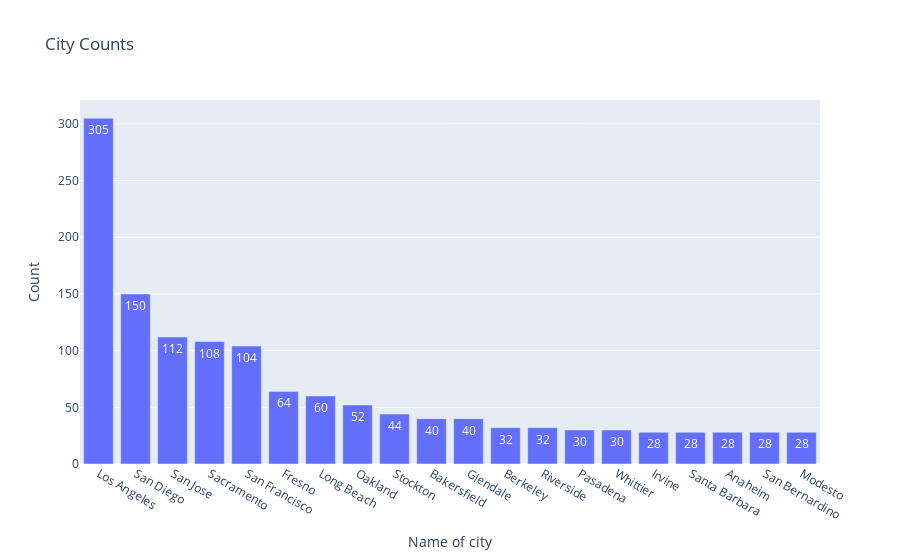
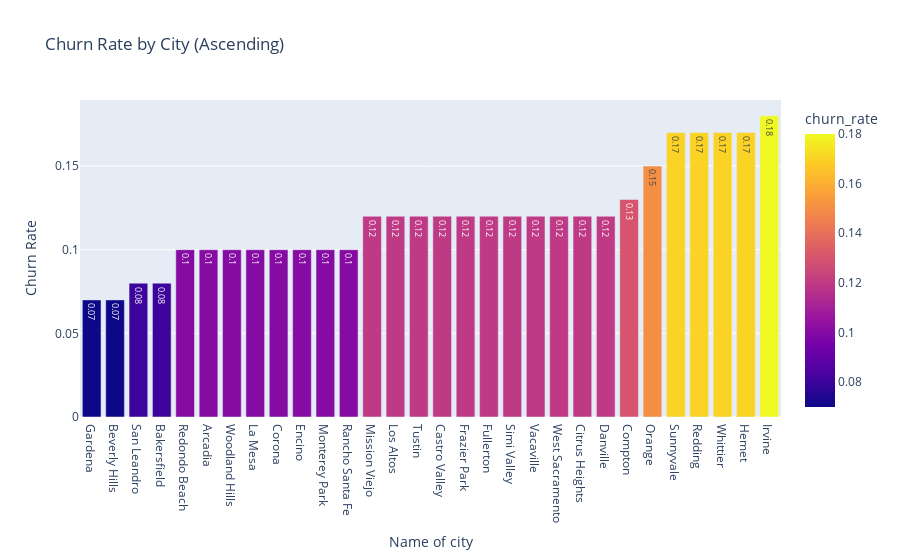
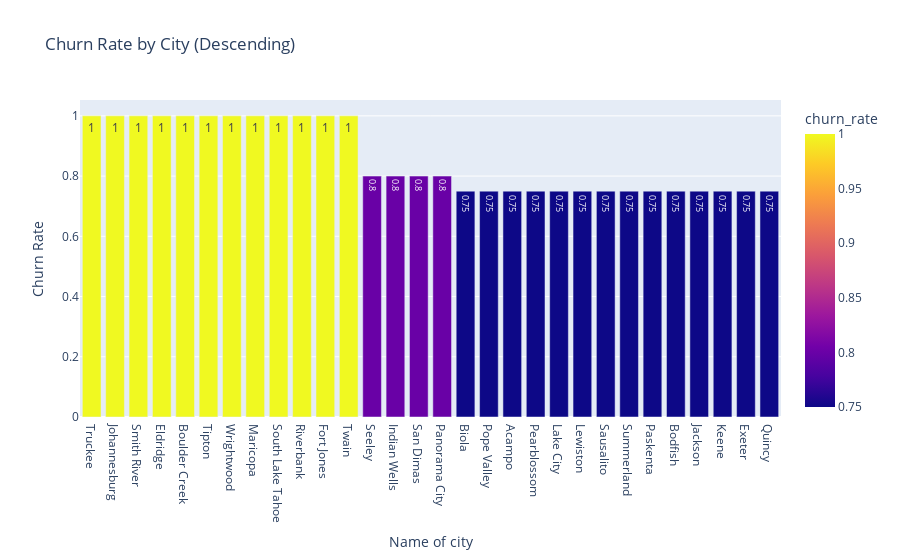
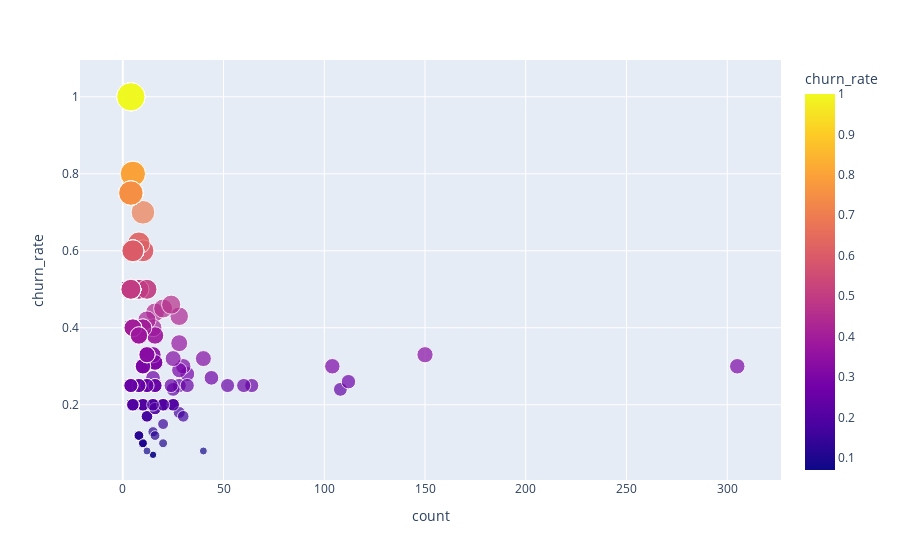

Notebook code cell kept with these figures, in order:
### Markdown cell above
Grouping Data by 'City' and 'Churn Label', Calculating Churn Rate

### Code cell
# Group by 'City' and 'Churn Label' and count the occurrences
grouped = df.groupby(['City', 'Churn Label'])['CustomerID'].count()
total_counts = grouped.groupby('City').transform('sum')
churn_rate = round(grouped / total_counts, 2)
City_ChurnLabel = pd.DataFrame({'churn_rate': churn_rate}).reset_index()

# Create a DataFrame with the total count per city
city_counts = df.groupby('City')['CustomerID'].count().reset_index()
city_counts.rename(columns={'CustomerID': 'count'}, inplace=True)

# Merge the City_ChurnLabel and city_counts DataFrames
City_ChurnLabel = City_ChurnLabel.merge(city_counts, on='City')

# Filter out the rows where 'Churn Label' is 'Yes'
City_ChurnLabel = City_ChurnLabel[City_ChurnLabel['Churn Label'] == 'Yes']

# Sort dataframe by count and churn rate
City_ChurnLabel_count_sorted = City_ChurnLabel.sort_values(by='count', ascending=False)
City_ChurnLabel_churn_rate_asc = City_ChurnLabel.sort_values(by='churn_rate', ascending=True).head(30)
City_ChurnLabel_churn_rate_desc = City_ChurnLabel.sort_values(by='churn_rate', ascending=False).head(30)

# Create a bar plot showing the count of churn by city
fig_count = px.bar(
    City_ChurnLabel_count_sorted.head(20),
    x='City',
    y='count',
    title='City Counts',
    text='count'
)
fig_count.update_layout(
    xaxis_title="Name of city",
    yaxis_title="Count"
)

# Create bar plots for churn rates by city (ascending and descending)
fig_churn_rate_asc = px.bar(
    City_ChurnLabel_churn_rate_asc,
    x='City',
    y='churn_rate',
    title='Churn Rate by City (Ascending)',
    text='churn_rate',
    color='churn_rate'
)
fig_churn_rate_asc.update_layout(
    xaxis_title="Name of city",
    yaxis_title="Churn Rate"
)

fig_churn_rate_desc = px.bar(
    City_ChurnLabel_churn_rate_desc,
    x='City',
    y='churn_rate',
    title='Churn Rate by City (Descending)',
    text='churn_rate',
    color='churn_rate'
)
fig_churn_rate_desc.update_layout(
    xaxis_title="Name of city",
    yaxis_title="Churn Rate"
)

# Create a scatter plot showing churn rate vs count
fig_scatter = px.scatter(
    City_ChurnLabel,
    x="count",
    y="churn_rate",
    size='churn_rate',
    labels='City',
    color='churn_rate'
)

# Show the plots
fig_count.show()
fig_churn_rate_asc.show()
fig_churn_rate_desc.show()
fig_scatter.show()

### Figure 1 — Plotly figure (JSON) as saved in the notebook; plotly's stock layout.template omitted (floating-point values rounded to 4 significant figures)
{"data": [{"alignmentgroup": "True", "hovertemplate": "City=%{x}<br>count=%{text}<extra></extra>", "legendgroup": "", "marker": {"color": "#636efa", "pattern": {"shape": ""}}, "name": "", "offsetgroup": "", "orientation": "v", "showlegend": false, "text": [305, 150, 112, 108, 104, 64, 60, 52, 44, 40, 40, 32, 32, 30, 30, 28, 28, 28, 28, 28], "textposition": "auto", "type": "bar", "x": ["Los Angeles", "San Diego", "San Jose", "Sacramento", "San Francisco", "Fresno", "Long Beach", "Oakland", "Stockton", "Bakersfield", "Glendale", "Berkeley", "Riverside", "Pasadena", "Whittier", "Irvine", "Santa Barbara", "Anaheim", "San Bernardino", "Modesto"], "xaxis": "x", "y": [305, 150, 112, 108, 104, 64, 60, 52, 44, 40, 40, 32, 32, 30, 30, 28, 28, 28, 28, 28], "yaxis": "y"}], "layout": {"autosize": true, "barmode": "relative", "legend": {"tracegroupgap": 0}, "title": {"text": "City Counts"}, "xaxis": {"anchor": "y", "autorange": true, "domain": [0, 1], "range": [-0.5, 19.5], "title": {"text": "Name of city"}, "type": "category"}, "yaxis": {"anchor": "x", "autorange": true, "domain": [0, 1], "range": [0, 321.1], "title": {"text": "Count"}, "type": "linear"}}}

### Figure 2 — Plotly figure (JSON) as saved in the notebook; plotly's stock layout.template omitted (floating-point values rounded to 4 significant figures)
{"data": [{"alignmentgroup": "True", "hovertemplate": "City=%{x}<br>churn_rate=%{marker.color}<extra></extra>", "legendgroup": "", "marker": {"color": [0.07, 0.07, 0.08, 0.08, 0.1, 0.1, 0.1, 0.1, 0.1, 0.1, 0.1, 0.1, 0.12, 0.12, 0.12, 0.12, 0.12, 0.12, 0.12, 0.12, 0.12, 0.12, 0.12, 0.13, 0.15, 0.17, 0.17, 0.17, 0.17, 0.18], "coloraxis": "coloraxis", "pattern": {"shape": ""}}, "name": "", "offsetgroup": "", "orientation": "v", "showlegend": false, "text": [0.07, 0.07, 0.08, 0.08, 0.1, 0.1, 0.1, 0.1, 0.1, 0.1, 0.1, 0.1, 0.12, 0.12, 0.12, 0.12, 0.12, 0.12, 0.12, 0.12, 0.12, 0.12, 0.12, 0.13, 0.15, 0.17, 0.17, 0.17, 0.17, 0.18], "textposition": "auto", "type": "bar", "x": ["Gardena", "Beverly Hills", "San Leandro", "Bakersfield", "Redondo Beach", "Arcadia", "Woodland Hills", "La Mesa", "Corona", "Encino", "Monterey Park", "Rancho Santa Fe", "Mission Viejo", "Los Altos", "Tustin", "Castro Valley", "Frazier Park", "Fullerton", "Simi Valley", "Vacaville", "West Sacramento", "Citrus Heights", "Danville", "Compton", "Orange", "Sunnyvale", "Redding", "Whittier", "Hemet", "Irvine"], "xaxis": "x", "y": [0.07, 0.07, 0.08, 0.08, 0.1, 0.1, 0.1, 0.1, 0.1, 0.1, 0.1, 0.1, 0.12, 0.12, 0.12, 0.12, 0.12, 0.12, 0.12, 0.12, 0.12, 0.12, 0.12, 0.13, 0.15, 0.17, 0.17, 0.17, 0.17, 0.18], "yaxis": "y"}], "layout": {"autosize": true, "barmode": "relative", "coloraxis": {"colorbar": {"title": {"text": "churn_rate"}}, "colorscale": [[0, "#0d0887"], [0.1111, "#46039f"], [0.2222, "#7201a8"], [0.3333, "#9c179e"], [0.4444, "#bd3786"], [0.5556, "#d8576b"], [0.6667, "#ed7953"], [0.7778, "#fb9f3a"], [0.8889, "#fdca26"], [1, "#f0f921"]]}, "legend": {"tracegroupgap": 0}, "title": {"text": "Churn Rate by City (Ascending)"}, "xaxis": {"anchor": "y", "autorange": true, "domain": [0, 1], "range": [-0.5, 29.5], "title": {"text": "Name of city"}, "type": "category"}, "yaxis": {"anchor": "x", "autorange": true, "domain": [0, 1], "range": [0, 0.1895], "title": {"text": "Churn Rate"}, "type": "linear"}}}

### Figure 3 — Plotly figure (JSON) as saved in the notebook; plotly's stock layout.template omitted (floating-point values rounded to 4 significant figures)
{"data": [{"alignmentgroup": "True", "hovertemplate": "City=%{x}<br>churn_rate=%{marker.color}<extra></extra>", "legendgroup": "", "marker": {"color": [1, 1, 1, 1, 1, 1, 1, 1, 1, 1, 1, 1, 0.8, 0.8, 0.8, 0.8, 0.75, 0.75, 0.75, 0.75, 0.75, 0.75, 0.75, 0.75, 0.75, 0.75, 0.75, 0.75, 0.75, 0.75], "coloraxis": "coloraxis", "pattern": {"shape": ""}}, "name": "", "offsetgroup": "", "orientation": "v", "showlegend": false, "text": [1, 1, 1, 1, 1, 1, 1, 1, 1, 1, 1, 1, 0.8, 0.8, 0.8, 0.8, 0.75, 0.75, 0.75, 0.75, 0.75, 0.75, 0.75, 0.75, 0.75, 0.75, 0.75, 0.75, 0.75, 0.75], "textposition": "auto", "type": "bar", "x": ["Truckee", "Johannesburg", "Smith River", "Eldridge", "Boulder Creek", "Tipton", "Wrightwood", "Maricopa", "South Lake Tahoe", "Riverbank", "Fort Jones", "Twain", "Seeley", "Indian Wells", "San Dimas", "Panorama City", "Biola", "Pope Valley", "Acampo", "Pearblossom", "Lake City", "Lewiston", "Sausalito", "Summerland", "Paskenta", "Bodfish", "Jackson", "Keene", "Exeter", "Quincy"], "xaxis": "x", "y": [1, 1, 1, 1, 1, 1, 1, 1, 1, 1, 1, 1, 0.8, 0.8, 0.8, 0.8, 0.75, 0.75, 0.75, 0.75, 0.75, 0.75, 0.75, 0.75, 0.75, 0.75, 0.75, 0.75, 0.75, 0.75], "yaxis": "y"}], "layout": {"autosize": true, "barmode": "relative", "coloraxis": {"colorbar": {"title": {"text": "churn_rate"}}, "colorscale": [[0, "#0d0887"], [0.1111, "#46039f"], [0.2222, "#7201a8"], [0.3333, "#9c179e"], [0.4444, "#bd3786"], [0.5556, "#d8576b"], [0.6667, "#ed7953"], [0.7778, "#fb9f3a"], [0.8889, "#fdca26"], [1, "#f0f921"]]}, "legend": {"tracegroupgap": 0}, "title": {"text": "Churn Rate by City (Descending)"}, "xaxis": {"anchor": "y", "autorange": true, "domain": [0, 1], "range": [-0.5, 29.5], "title": {"text": "Name of city"}, "type": "category"}, "yaxis": {"anchor": "x", "autorange": true, "domain": [0, 1], "range": [0, 1.053], "title": {"text": "Churn Rate"}, "type": "linear"}}}

### Figure 4 — Plotly figure (JSON) as saved in the notebook; plotly's stock layout.template omitted (floating-point values rounded to 4 significant figures; data arrays with more than 128 entries replaced by an {"elided": "..."} marker saying what was removed)
{"data": [{"hovertemplate": "count=%{x}<br>churn_rate=%{marker.color}<extra></extra>", "legendgroup": "", "marker": {"color": {"elided": "833 float values"}, "coloraxis": "coloraxis", "size": {"elided": "833 float values"}, "sizemode": "area", "sizeref": 0.0025, "symbol": "circle"}, "mode": "markers", "name": "", "orientation": "v", "showlegend": false, "type": "scatter", "x": {"elided": "833 int values"}, "xaxis": "x", "y": {"elided": "833 float values"}, "yaxis": "y"}], "layout": {"autosize": true, "coloraxis": {"colorbar": {"title": {"text": "churn_rate"}}, "colorscale": [[0, "#0d0887"], [0.1111, "#46039f"], [0.2222, "#7201a8"], [0.3333, "#9c179e"], [0.4444, "#bd3786"], [0.5556, "#d8576b"], [0.6667, "#ed7953"], [0.7778, "#fb9f3a"], [0.8889, "#fdca26"], [1, "#f0f921"]]}, "legend": {"itemsizing": "constant", "tracegroupgap": 0}, "margin": {"t": 60}, "xaxis": {"anchor": "y", "autorange": true, "domain": [0, 1], "range": [-19.33, 325.6], "title": {"text": "count"}, "type": "linear"}, "yaxis": {"anchor": "x", "autorange": true, "domain": [0, 1], "range": [-0.009326, 1.14], "title": {"text": "churn_rate"}, "type": "linear"}}}
